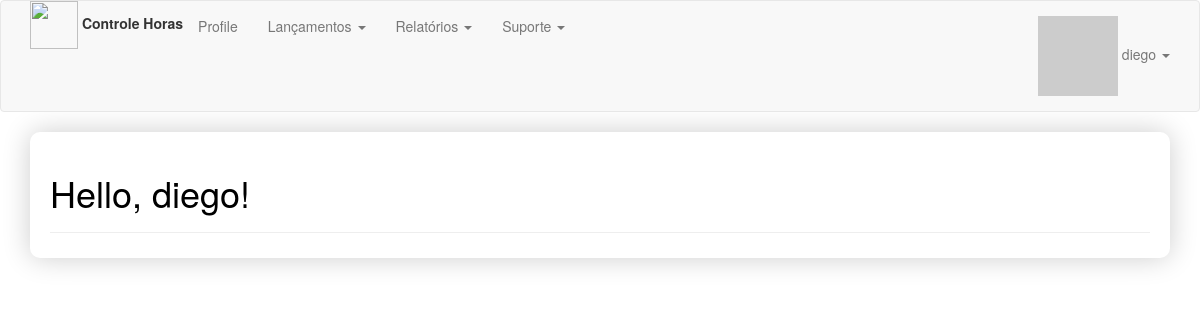
Page / (signed in) on the earlier database version.
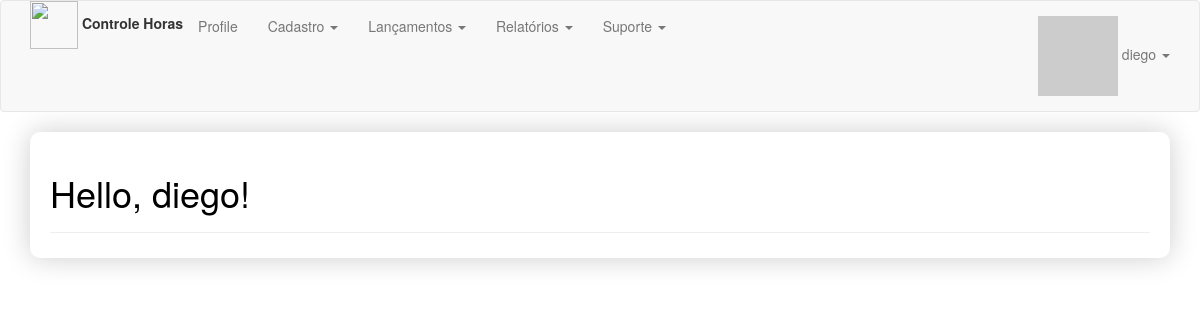
Same page on the later database version.
### app/models.py (models this page shows, shortened)
class User(UserMixin, db.Model):
    __tablename__ = 'users'
    id = db.Column(db.Integer, primary_key=True)
    email = db.Column(db.String(64), nullable=False, unique=True, index=True)
    username = db.Column(db.String(64), nullable=False, unique=True, index=True)
    is_admin = db.Column(db.Boolean)
    password_hash = db.Column(db.String(256))
    name = db.Column(db.String(64))
    location = db.Column(db.String(64))
    bio = db.Column(db.Text)
    member_since = db.Column(db.DateTime(), default=datetime.utcnow)
    avatar_hash = db.Column(db.String(256))
    talks = db.relationship('Talk', lazy='dynamic', backref='author')
    @property
    def password(self):
        raise AttributeError('password is not a readable attribute')
    def gravatar(self, size=100, default='identicon', rating='g'):
        if request.is_secure:
            url = 'https://secure.gravatar.com/avatar'
        else:
            url = 'http://www.gravatar.com/avatar'
        hash = self.avatar_hash or hashlib.md5(self.email.encode('utf-8')).hexdigest()
        return "{url}/{hash}?s={size}&d={default}&r={rating}".format(url=url, hash=hash, size=size, default=default, rating=rating)

### app/talks/routes.py (the view)
@talks.route('/')
def index():
    if "session_name" in session and session["session_name"] is not None :
        user = User.query.filter_by(email=session["session_name"]).first_or_404()
        return render_template('talks/user.html', user=user)
    else:
        return redirect(url_for('auth.login'))

### app/models.py (called while the page is built)
@login_manager.user_loader
def load_user(user_id):
    return User.query.get(int(user_id))

### app/templates/talks/user.html
{% extends "base.html" %}
{% block page_content %}
    <div class="page-header">
        <h1>Hello, {{ user.username }}!</h1>
    </div>
{% endblock %}

### app/templates/base.html (shortened to what this page needs)
{% extends "bootstrap/base.html" %}
{% block head %}
{{ super() }}
{% endblock %}
{% block styles %}
{{ super() }}
    <link rel="stylesheet" type="text/css" href="{{ url_for('static', filename='css/estilo.css') }}">
{% endblock %}
{% block navbar %}
<div class="navbar navbar-default" role="navigation">
    <div class="container">
        <div class="nav navbar-nav navbar-left">
           <img src="{{ url_for('static', filename='imagens/time.png') }}" width="48" height="48">
            <label>Controle Horas</label>
        </div>
        <ul class="nav navbar-nav">
            {% if current_user.is_authenticated %}
            <li><a href="{{ url_for('talks.user', username=current_user.username) }}">Profile</a></li>
            {% endif %}
        </ul>
        <ul class="nav navbar-nav">
            {% if ((current_user.is_authenticated) and (current_user.is_admin)) %}
            <li class="dropdown">
                <a class="dropdown-toggle" data-toggle="dropdown" href="#">Cadastro
                    <span class="caret"></span></a>
            </li>
            {% endif %}
            {% if (current_user.is_authenticated)%}
            <li class="dropdown">
            <a class="dropdown-toggle" data-toggle="dropdown" href="#">Lançamentos
                <span class="caret"></span></a>
            </li>
            <li class="dropdown">
                <a class="dropdown-toggle" data-toggle="dropdown" href="#">Relatórios
                    <span class="caret"></span></a>
            </li>
            <li class="dropdown">
                <a class="dropdown-toggle" data-toggle="dropdown" href="#">Suporte
                    <span class="caret"></span></a>
            </li>
            {% endif %}
        </ul>
        <ul class="nav navbar-nav navbar-right">
            {% if not current_user.is_authenticated %}
            <li><a href="{{ url_for('auth.login') }}">Login</a></li>
            {% else %}
            <li class="dropdown">
                <a href="#" class="dropdown-toggle" data-toggle="dropdown">
                    <img src="{{ current_user.gravatar(size=18) }}">
                    {{ current_user.username }}
                    <b class="caret"></b>
                </a>
            </li>
            {% endif %}
        </ul>
    </div>
</div>
{% endblock %}
{% block content %}
<div class="container">
    <div class="demo">
        {% block page_content %}{% endblock %}
    </div>
</div>
{% endblock %}

### app/static/css/estilo.css (style rules this page uses)
.demo { padding: 1px 20px 5px 20px; -webkit-box-shadow: 0px 0px 28px 0px rgba(0,0,0,0.2); box-shadow: 0px 0px 28px 0px rgba(0,0,0,0.2); border-radius: 10px; }
h1 { color: black; text-align: left; padding: 0px; }

Differences in the rows shown:
changed User "diego": is_admin False → True (drawn)
Other differences:
text now shown: "Cadastro"
